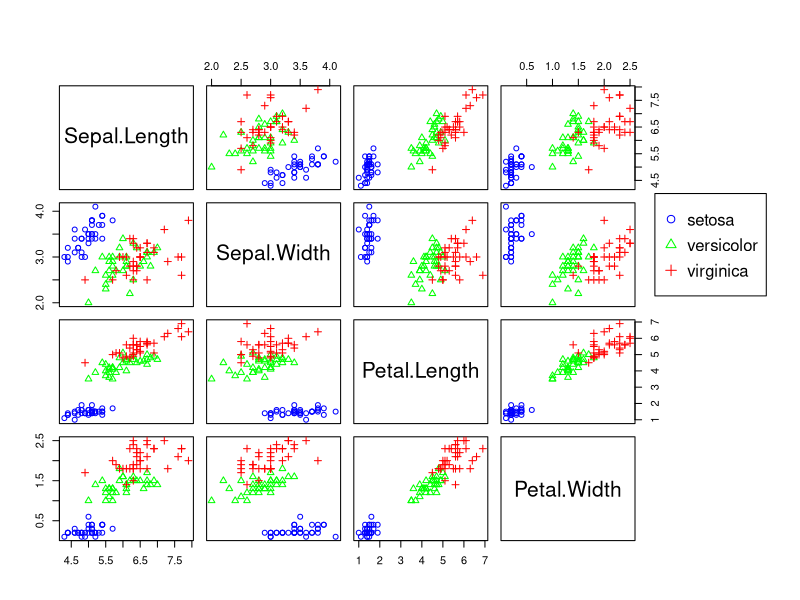
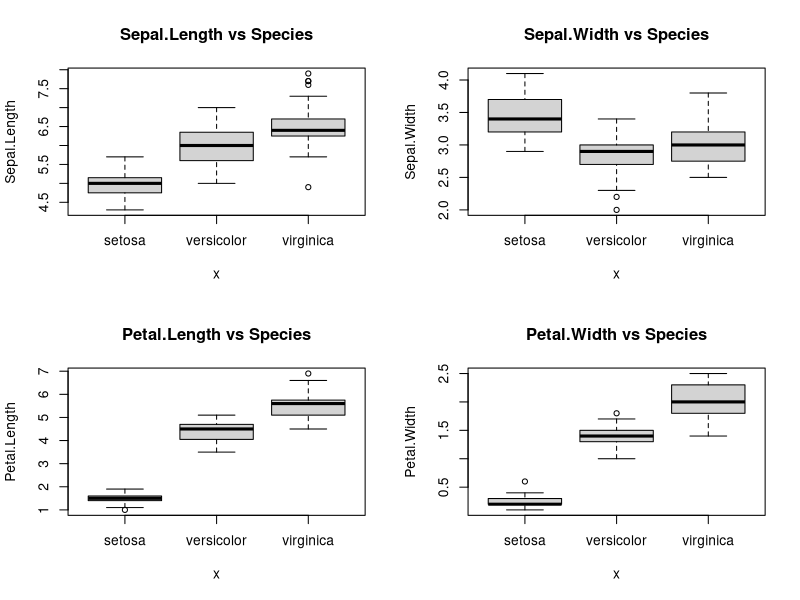
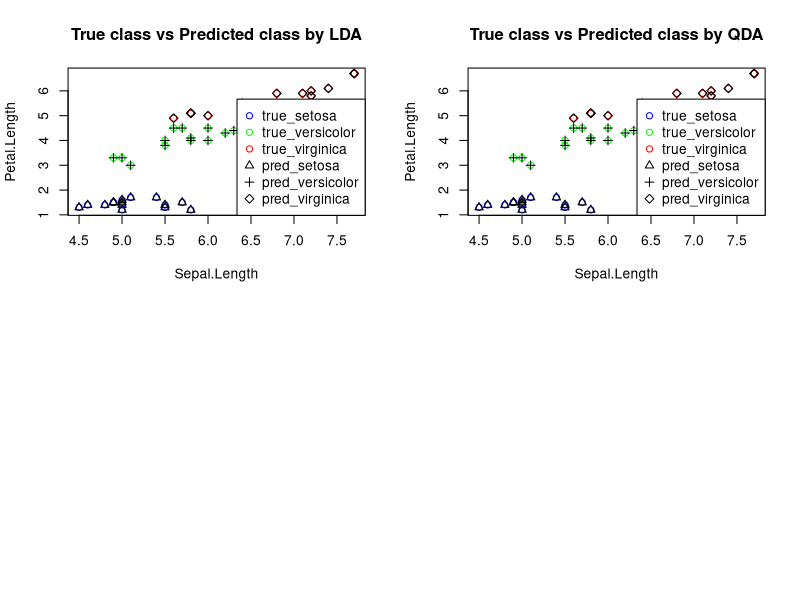

Generate these figures, in order, with R:
## ---- chunk 1
knitr::opts_chunk$set(echo = TRUE, eval = TRUE, fig.height = 4, fig.width = 5, fig.align = "center", fig.pos = "H")
## ---- chunk 2
data(iris)
## ---- chunk 3
set.seed(430)
table(iris$Species)
iris_setosa = which(iris$Species == "setosa")
iris_versi = which(iris$Species == "versicolor")
iris_virg = which(iris$Species == "virginica")
train_id = c(sample(iris_setosa, size = trunc(0.70 * length(iris_setosa))),
             sample(iris_versi, size = trunc(0.70 * length(iris_versi))),
             sample(iris_virg, size = trunc(0.70 * length(iris_virg))))
iris_train = iris[train_id, ]
iris_test = iris[-train_id, ]
## ---- chunk 4
pairs(iris_train[1:4], col=c("blue", "green","red")[iris_train$Species],
      oma=c(4,4,6,12), pch=c(1,2,3)[iris_train$Species])
par(xpd=TRUE)
legend(0.85, 0.7, as.vector(unique(iris_train$Species)), 
       col=c("blue", "green", "red"), pch=1:3)
## ---- chunk 5
par(mfrow=c(2,2))
plot(iris_train$Species,iris_train$Sepal.Length, main = "Sepal.Length vs Species", 
     ylab = "Sepal.Length")
plot(iris_train$Species,iris_train$Sepal.Width, main = "Sepal.Width vs Species",
     ylab = "Sepal.Width")
plot(iris_train$Species,iris_train$Petal.Length, main = "Petal.Length vs Species", 
     ylab = "Petal.Length")
plot(iris_train$Species,iris_train$Petal.Width, main = "Petal.Width vs Species", 
     ylab = "Petal.Width")
## ---- chunk 6
library(MASS)
iris_lda = lda(Species ~ ., data = iris_train)
iris_lda
## ---- chunk 7
names(predict(iris_lda, iris_train))
head(predict(iris_lda, iris_train)$class, n = 9)
head(predict(iris_lda, iris_train)$posterior, n = 9)
## ---- chunk 8
iris_lda_train_pred = predict(iris_lda, iris_train)$class
iris_lda_test_pred = predict(iris_lda, iris_test)$class
## ---- chunk 9
calc_class_err = function(actual, predicted) {
  mean(actual != predicted)
}
## ---- chunk 10
calc_class_err(predicted = iris_lda_train_pred, actual = iris_train$Species)
calc_class_err(predicted = iris_lda_test_pred, actual = iris_test$Species)
table(predicted = iris_lda_test_pred, actual = iris_test$Species)
## ---- chunk 11
plot(iris_test$Sepal.Length,iris_test$Petal.Length, 
     col = c("blue", "green","red")[iris_test$Species],
     xlab = "Sepal.Length", ylab = "Petal.Length",
     main = "True class vs Predicted class by LDA"
     )
points(iris_test$Sepal.Length,iris_test$Petal.Length, 
     pch = c(2,3,5)[iris_lda_test_pred])

legend("bottomright", c("true_setosa","true_versicolor","true_virginica",
                    "pred_setosa","pred_versicolor","pred_virginica"), 
       col=c("blue", "green", "red", "black", "black", "black"),
       pch=c(1,1,1,2,3,5))
## ---- chunk 12
iris_lda2 = lda(Species ~ ., data = iris_train, prior = c(4, 1, 1) / 6)
iris_lda2
## ---- chunk 13
iris_lda_train_pred2 = predict(iris_lda2, iris_train)$class
iris_lda_test_pred2 = predict(iris_lda2, iris_test)$class
## ---- chunk 14
calc_class_err(predicted = iris_lda_train_pred2, actual = iris_train$Species)
calc_class_err(predicted = iris_lda_test_pred2, actual = iris_test$Species)
table(predicted = iris_lda_test_pred2, actual = iris_test$Species)
## ---- chunk 15
iris_qda = qda(Species ~ ., data = iris_train)
iris_qda
## ---- chunk 16
iris_qda_train_pred = predict(iris_qda, iris_train)$class
iris_qda_test_pred = predict(iris_qda, iris_test)$class
## ---- chunk 17
calc_class_err(predicted = iris_qda_train_pred, actual = iris_train$Species)
calc_class_err(predicted = iris_qda_test_pred, actual = iris_test$Species)
table(predicted = iris_qda_test_pred, actual = iris_test$Species)
## ---- chunk 18
plot(iris_test$Sepal.Length,iris_test$Petal.Length, 
     col = c("blue", "green","red")[iris_test$Species],
     xlab = "Sepal.Length", ylab = "Petal.Length",
     main = "True class vs Predicted class by QDA"
     )
points(iris_test$Sepal.Length,iris_test$Petal.Length, 
     pch = c(2,3,5)[iris_qda_test_pred])

legend("bottomright", c("true_setosa","true_versicolor","true_virginica",
                    "pred_setosa","pred_versicolor","pred_virginica"), 
       col=c("blue", "green", "red", "black", "black", "black"),
       pch=c(1,1,1,2,3,5))
## ---- chunk 19
classifiers = c("LDA", "LDA, Nonuniform Prior", "QDA")

train_err = c(
  calc_class_err(predicted = iris_lda_train_pred,      actual = iris_train$Species),
  calc_class_err(predicted = iris_lda_train_pred2, actual = iris_train$Species),
  calc_class_err(predicted = iris_qda_train_pred,      actual = iris_train$Species)
)

test_err = c(
  calc_class_err(predicted = iris_lda_test_pred,      actual = iris_test$Species),
  calc_class_err(predicted = iris_lda_test_pred2, actual = iris_test$Species),
  calc_class_err(predicted = iris_qda_test_pred,      actual = iris_test$Species)
)

results = data.frame(
  classifiers,
  train_err,
  test_err
)

colnames(results) = c("Method", "Train Error", "Test Error")
## ---- chunk 20
knitr::kable(results)
